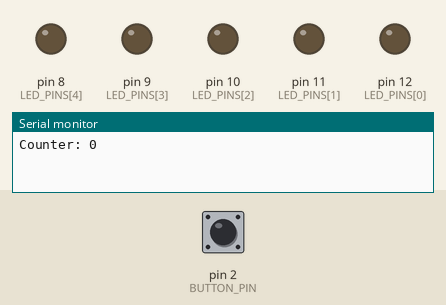
Recording of a sketch running on a simulated Arduino Uno, built with avr-gcc and run on an emulated ATmega328P. Parts: output pins drawn as LEDs (lit = HIGH), the last lines printed to the serial monitor. The inputs (shaded band) are chosen by the test bench; at power-on: pin 2 (BUTTON_PIN) HIGH.

Above: at 1.2 s.
1.3 s: pin 2 (BUTTON_PIN) pulled LOW for 0.15 s
At 2.5 s:
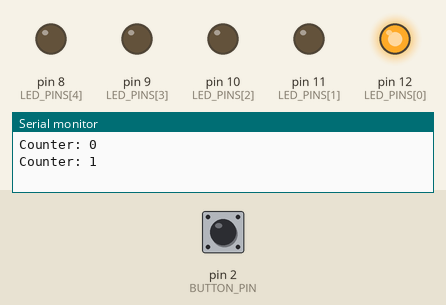
3.0 s: pin 2 (BUTTON_PIN) pulled LOW for 1 s
At 5.1 s:
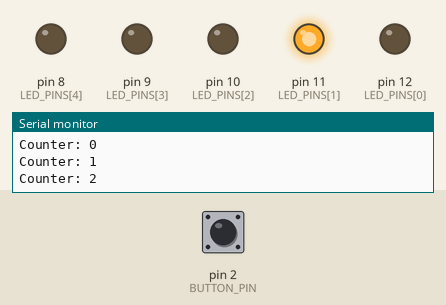
5.5 s: pin 2 (BUTTON_PIN) pulled LOW for 0.15 s
At 6.9 s:
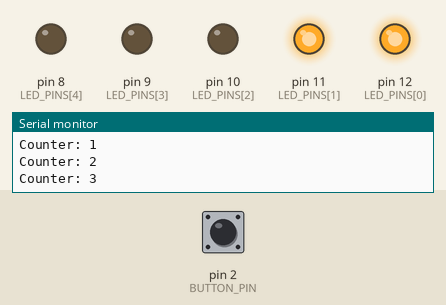
7.2 s: pin 2 (BUTTON_PIN) pulled LOW for 3.2 s
At 11.2 s:
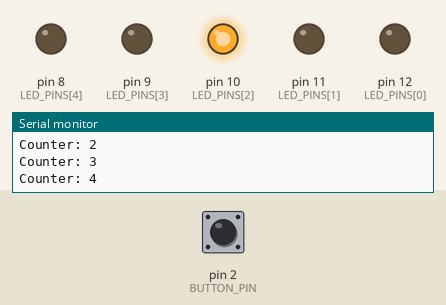
11.9 s: pin 2 (BUTTON_PIN) pulled LOW for 0.15 s
At 13.0 s:
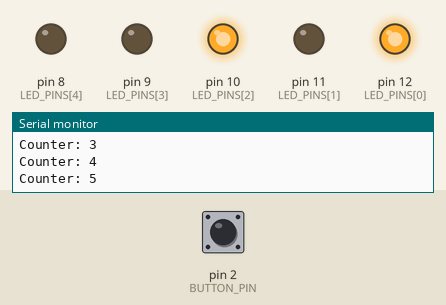
13.6 s: pin 2 (BUTTON_PIN) pulled LOW for 1 s
At 15.6 s:
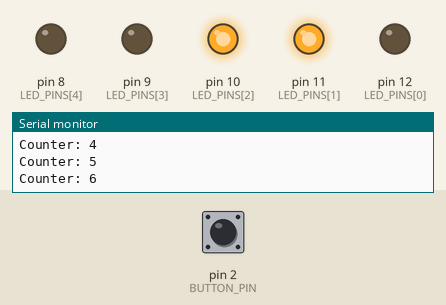
Timing chart, 0 to 17.1 s (numbered marks = the images above; inputs shaded):
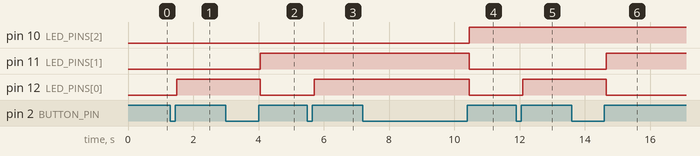

Measured:
- after the input at 1.3 s, pin 12 (LED_PINS[0]): LOW → HIGH after 0.20 s
- after the input at 3.0 s, pin 11 (LED_PINS[1]): LOW → HIGH after 1.1 s; pin 12 (LED_PINS[0]): HIGH → LOW after 1.1 s
- after the input at 5.5 s, pin 12 (LED_PINS[0]): LOW → HIGH after 0.20 s
- after the input at 7.2 s, pin 10 (LED_PINS[2]): LOW → HIGH after 3.3 s; pin 11 (LED_PINS[1]), pin 12 (LED_PINS[0]): HIGH → LOW after 3.3 s
- after the input at 11.9 s, pin 12 (LED_PINS[0]): LOW → HIGH after 0.20 s
- after the input at 13.6 s, pin 11 (LED_PINS[1]): LOW → HIGH after 1.1 s; pin 12 (LED_PINS[0]): HIGH → LOW after 1.1 s

The sketch:

Binary_Counter_Only.ino
```cpp
// Harry Bartos - MAKR 100 Project 1, Option A
// Press and release the button to count from 0 through 31, then back to 0.
// Button: D2 to GND. LEDs: D12=1, D11=2, D10=4, D9=8, D8=16.

#include <Arduino.h>

const int BUTTON_PIN = 2;
const int LED_PINS[] = {12, 11, 10, 9, 8};
const int LED_COUNT = 5;

int counter = 0;
int lastButtonState = HIGH;  // INPUT_PULLUP: released = HIGH, pressed = LOW.

void displayCount();

void setup() {
  Serial.begin(9600);
  pinMode(BUTTON_PIN, INPUT_PULLUP);

  for (int i = 0; i < LED_COUNT; i++) {
    pinMode(LED_PINS[i], OUTPUT);
  }

  displayCount();  // Start at zero with all five LEDs off.
}

void loop() {
  int buttonState = digitalRead(BUTTON_PIN);

  if (buttonState != lastButtonState) {
    delay(50);  // Ignore a brief bounce in the button contacts.
    buttonState = digitalRead(BUTTON_PIN);

    if (buttonState != lastButtonState) {
      lastButtonState = buttonState;

      if (buttonState == HIGH) {
        counter++;

        if (counter > 31) {
          counter = 0;
        }

        displayCount();
      }
    }
  }
}

void displayCount() {
  for (int i = 0; i < LED_COUNT; i++) {
    digitalWrite(LED_PINS[i], bitRead(counter, i));
  }

  Serial.print("Counter: ");
  Serial.println(counter);
}
```
